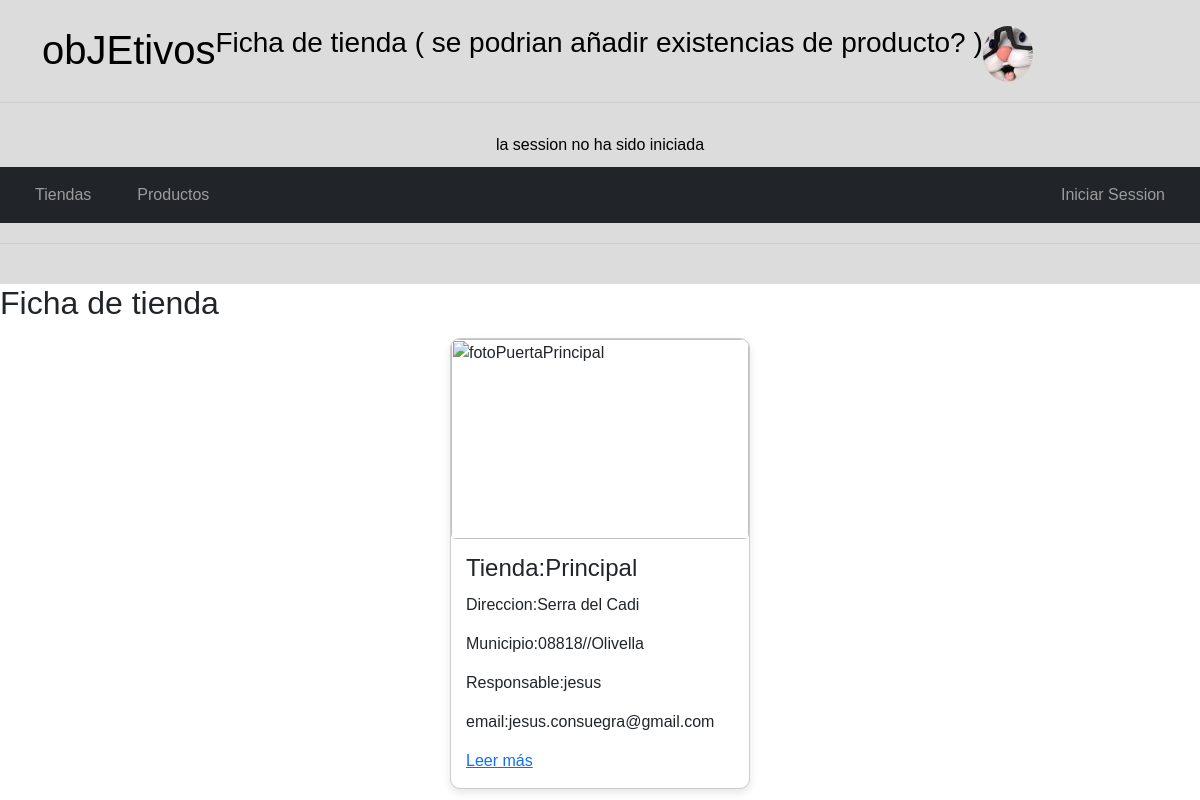
Screenshot of /web/view/verTienda.php?id=1 with the database file from the repository.
### tables this page shows
CREATE TABLE IF NOT EXISTS `tiendas` (
  `tie_id` INT(11) NOT NULL AUTO_INCREMENT,
  `tie_nombre` VARCHAR(45) NOT NULL,
  `tie_direccion` VARCHAR(45) NULL DEFAULT NULL,
  `tie_fotoURL` VARCHAR(45) NULL DEFAULT NULL,
  `tie_fotoALT` VARCHAR(45) NULL DEFAULT NULL,
  `tie_telefono` VARCHAR(11) NULL DEFAULT NULL,
  `municipios_mun_id` INT(11) NOT NULL,
  `vendedores_ven_id` INT(5) NOT NULL,
  PRIMARY KEY (`tie_id`),
  INDEX `fk_tiendas_municipios_idx` (`municipios_mun_id` ASC) ,
  INDEX `fk_tiendas_vendedores1_idx` (`vendedores_ven_id` ASC) ,
  CONSTRAINT `fk_tiendas_municipios`
    FOREIGN KEY (`municipios_mun_id`)
    REFERENCES `municipios` (`mun_id`)
    ON DELETE NO ACTION
    ON UPDATE NO ACTION,
  CONSTRAINT `fk_tiendas_vendedores1`
    FOREIGN KEY (`vendedores_ven_id`)
    REFERENCES `vendedores` (`ven_id`)
    ON DELETE NO ACTION
    ON UPDATE NO ACTION);

CREATE TABLE IF NOT EXISTS `municipios` (
  `mun_id` INT(11) NOT NULL AUTO_INCREMENT,
  `mun_codpos` VARCHAR(5) NOT NULL,
  `mun_nombre` VARCHAR(50) NOT NULL,
  PRIMARY KEY (`mun_id`));

CREATE TABLE IF NOT EXISTS `vendedores` (
  `ven_id` INT(5) NOT NULL AUTO_INCREMENT,
  `ven_username` VARCHAR(45) NOT NULL,
  `ven_password` LONGTEXT NOT NULL,
  `ven_email` VARCHAR(45) NOT NULL,
  `ven_telefono` VARCHAR(11) NOT NULL,
  PRIMARY KEY (`ven_id`));

### web/includes/verTienda-inc.php (called while the page is built, shortened)
<?php
require "../model/connection.php";
require "../model/tienda.php";
require "../controler/tiendaContr.php";
$tienda = new TiendaContr();
if (isset ($_GET['id'])){
    $id = $_GET['id'];
    $tienda->setId($id);
    if ($tienda->leerTienda()) {
        $nombre = $tienda->getNombre();
        $direccion = $tienda->getDireccion();
        $URLFoto = $tienda->getURLFoto();
        $ALTFoto = $tienda->getAlTFoto();
        $codpos = $tienda->getCodpos();
        $municipio = $tienda->getMunicipio();
        $ven_username =$tienda->getVen_username();
        $ven_email =$tienda->getVen_email();
        }
    };
?>

### web/controler/tiendaContr.php (called while the page is built, shortened)
<?php
class TiendaContr extends Tienda{
    private $id;
    private $nombre;
    private $direccion;
    private $URLFoto;
    private $ALTFoto;
    private $codpos;
    private $municipio;
    private $ven_username;
    private $ven_email;
    public function __construct($id='',$nombre ='',$direccion='',$URLFoto='',$ALTFoto='',$telefono='',$codpos='',$ven_id='',$ven_username='',$ven_email='')
    {   $this->id = $id;
        $this->nombre = $nombre;
        $this->direccion = $direccion;
        $this->URLFoto = $URLFoto;
        $this->ALTFoto = $ALTFoto;
        $this->codpos = $codpos;
        $this->ven_username = $ven_username;
        $this->ven_email = $ven_email;
    }
    public function setId($id){
        $this->id = $id;
    }
    public function getNombre(){
        return $this->nombre;
    }
    public function getDireccion(){
        return $this->direccion;
    }
    public function getCodpos(){
        return $this->codpos;
    }
    public function getALTFoto(){
        return $this->ALTFoto;
    }
    public function getURLFoto(){
        return $this->URLFoto;
    }
    public function getMunicipio(){
        return $this->municipio;
    }
    public function getVen_username(){
        return $this->ven_username;
    }
    public function getVen_email(){
        return $this->ven_email;
    }
    public function leerTienda() {
        $record = $this->getTienda($this->id);
        $this->id = $record['tie_id'];
        $this->nombre = $record['tie_nombre'];
        $this->direccion = $record['tie_direccion'];
        $this->URLFoto = $record['tie_fotoURL'];
        $this->ALTFoto = $record['tie_fotoALT'];
        $this->codpos = $record['mun_codpos'];
        $this->municipio = $record['mun_nombre'];
        $this->ven_username = $record['ven_username'];
        $this->ven_email = $record['ven_email'];
        return true;
    }
}

### web/model/Connection.php (called while the page is built, shortened)
<?php
class Connection {
    protected function connect(){
        try {
            $con = new PDO('mysql:host=localhost;dbname=tienda', 'root','');
            $con->setAttribute(PDO::ATTR_DEFAULT_FETCH_MODE,PDO::FETCH_ASSOC);
            $con->setAttribute(PDO::ATTR_ERRMODE, PDO::ERRMODE_EXCEPTION);
            return $con;
        } catch (PDOException $e) {
            return "Error!: ". $e->getMessage()."<br>";
        }
    }
}

### web/model/Tienda.php (called while the page is built, shortened)
<?php
class Tienda extends Connection{
    private $tablaNombre = "tiendas";
    protected function getTienda($id) {
        try {
        $stmt = $this->connect()->prepare("SELECT   tie_id, tie_nombre, tie_direccion, tie_fotoURL, tie_fotoALT, tie_telefono,
                                    mun_codpos, mun_nombre, vendedores_ven_id, vendedores.ven_username, vendedores.ven_email
                                            FROM ". $this->tablaNombre."
                                                join vendedores on vendedores_ven_id = ven_id
                                                join municipios on municipios_mun_id = mun_id where tie_id = ?");
        $stmt->execute([$id]);
        return $stmt->fetchAll()[0];
    }
    catch (Exception $e){
        return $e->getMessage();
        }
    }
}

### web/view/verTienda.php (the view, shortened to what this page needs)
<?php
    require "../includes/verTienda-inc.php";
    include "../includes/header.php";
?>
<!DOCTYPE html>
<html lang="en">
<head>
    <link href="https://cdn.jsdelivr.net/npm/bootstrap@5.3.3/dist/css/bootstrap.min.css" rel="stylesheet">
    <link href="https://cdn.jsdelivr.net/npm/bootstrap-icons@1.11.3/font/bootstrap-icons.min.css" rel="stylesheet">
    <link rel="stylesheet" type="text/css" href="style.css">
</head>
<body>
<h2>Ficha de tienda</h2>
<div class="cards-container mt-3">
        <div class="card">
        <img src="<?=$URLFoto;?>" alt="<?=$ALTFoto;?>" class="card-img">
                    <div class="card-body">
                        <h3 class="card-title">Tienda:<?=$nombre;?></h3>
                        <p class="card-text">Direccion:<?=$direccion;?></p>
                        <p class="card-text">Municipio:<?=$codpos;?>//<?=$municipio;?></p>
                        <p class="card-text">Responsable:<?=$ven_username;?></p>
                        <p class="card-text">email:<?=$ven_email;?></p>
                        <a href="#">Leer más</a>
                    </div>
        </div>
</div>
</body>
</html>

### web/view/style.css (style rules this page uses)
* { font-family:Verdana, Geneva, Tahoma, sans-serif; }
body { margin: 0; padding: 0; box-sizing: border-box; }
.cards-container { display: flex; flex-wrap: wrap; gap: 20px; justify-content: center; }
.card { border: 1px solid #ccc; border-radius: 10px; overflow: hidden; width: 300px; box-shadow: 0 4px 8px rgba(0, 0, 0, 0.1); }
.card-img { width: 100%; height: 200px; object-fit: cover; }
.card-body { padding: 15px; }
.card-title { font-size: 1.5em; margin: 0 0 10px; }
.card-text { font-size: 1em; margin: 0 0 15px; }

### rows the page displays
tiendas: tie_nombre "Principal", tie_direccion "Serra del Cadi", municipios_mun.mun_codpos "08818", municipios_mun.mun_nombre "Olivella", vendedores_ven.ven_username "jesus", vendedores_ven.ven_email "jesus.consuegra@gmail.com"

### other values shown
$title "Ficha de tienda ( se podrian añadir existencias de producto? )"
